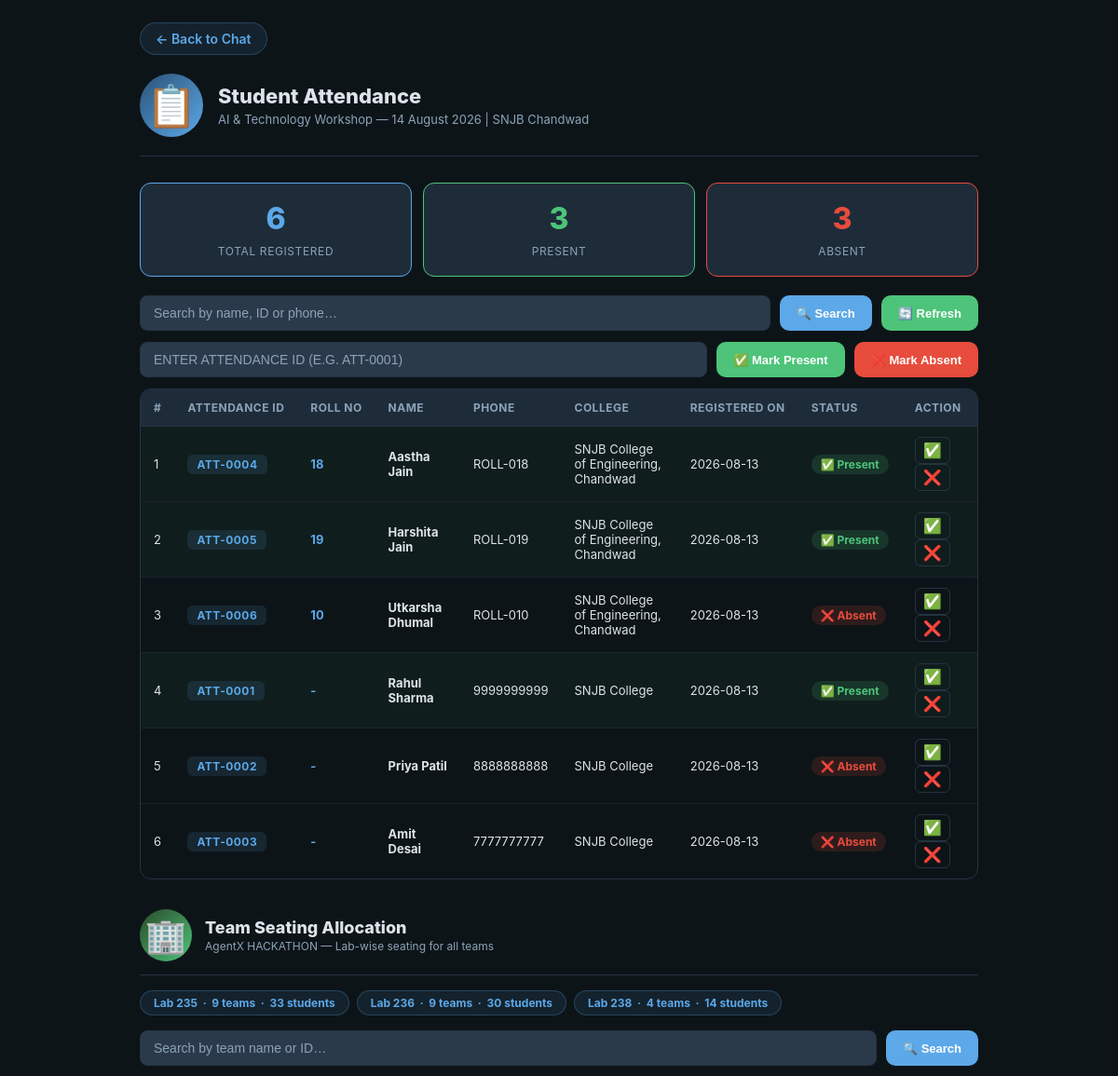
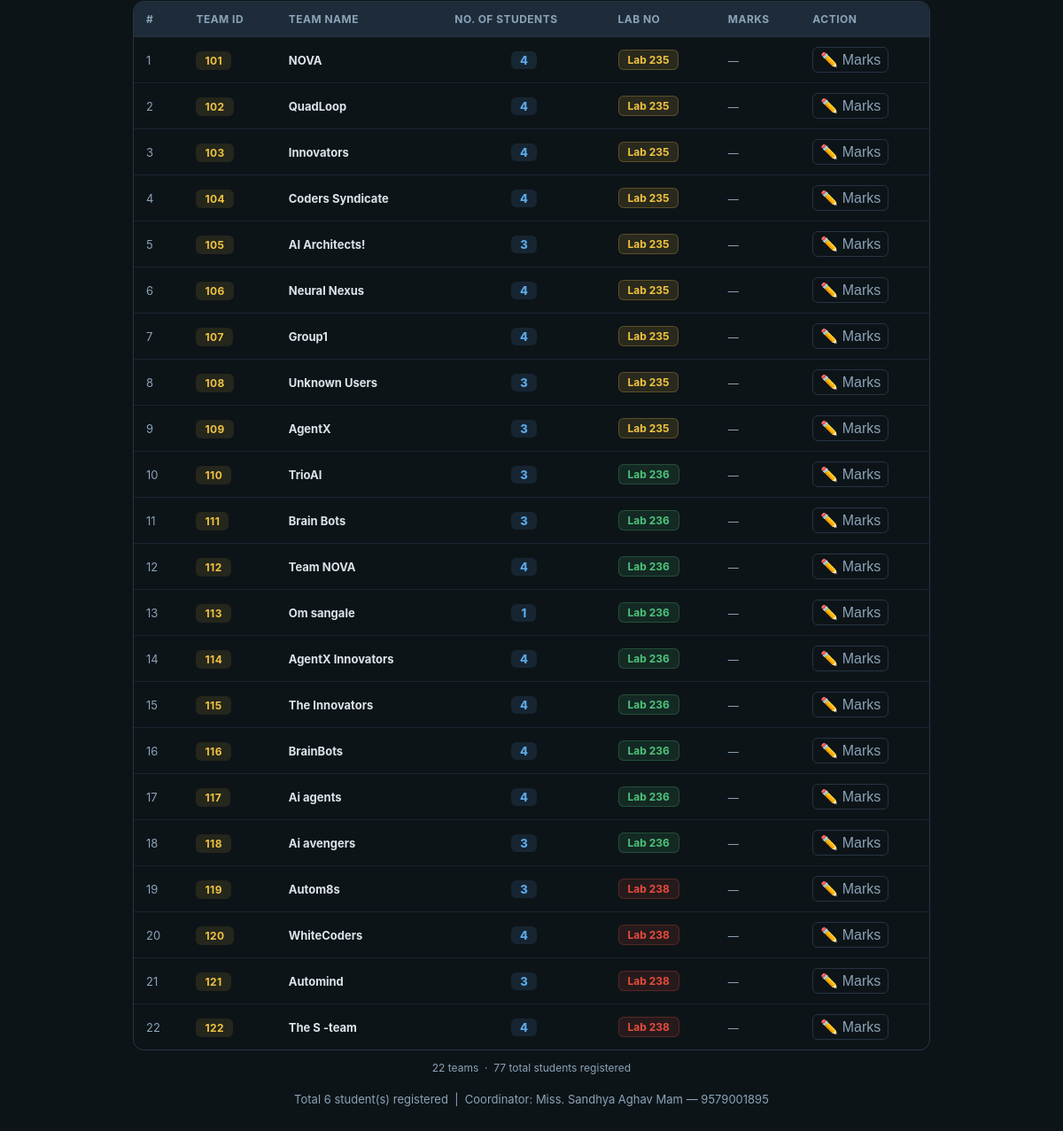
The app's page /attendance with its own data (2 pictures, top to bottom).
### tables this page shows
CREATE TABLE registrations (
            attendance_id   TEXT PRIMARY KEY,
            name            TEXT NOT NULL,
            email           TEXT NOT NULL,
            phone           TEXT NOT NULL,
            college         TEXT NOT NULL,
            present         INTEGER DEFAULT 0,
            registered_at   TEXT NOT NULL
        , roll_no TEXT DEFAULT blank, team_id TEXT DEFAULT '-', team_name TEXT DEFAULT '-', team_type TEXT DEFAULT '-');

### app.py (the view)
@app.route("/attendance")
def page_attendance():
    students = bot.get_all_students()
    total    = len(students)
    present  = sum(1 for s in students if s["present"] == 1)
    teams    = bot.get_teams()
    marks    = bot.get_all_marks()
    return render_template("attendance.html", students=students, total=total,
                           present=present, absent=total-present, teams=teams, marks=marks)

### bot.py (called while the page is built)
def load_data():
    with open(DATA_FILE, "r", encoding="utf-8") as f:
        return json.load(f)

def get_all_students():
    conn = sqlite3.connect(DB_FILE)
    conn.row_factory = sqlite3.Row
    c    = conn.cursor()
    c.execute("SELECT * FROM registrations ORDER BY registered_at DESC")
    rows = [dict(r) for r in c.fetchall()]
    conn.close()
    return rows

def get_all_marks():
    conn = sqlite3.connect(DB_FILE)
    conn.row_factory = sqlite3.Row
    rows = conn.execute("SELECT * FROM team_marks").fetchall()
    conn.close()
    return {r["team_id"]: dict(r) for r in rows}

def get_teams():
    return load_data().get("teams", [])

### templates/attendance.html (shortened to what this page needs)
<!DOCTYPE html>
<html lang="en">
<head>
  <link rel="stylesheet" href="/static/style.css"/>
  <link rel="stylesheet" href="/static/pages.css"/>
</head>
<body class="page-body">
  <div class="page-wrap" style="max-width:900px;">
    <a class="back-btn" href="/">← Back to Chat</a>
    <div class="page-header">
      <span class="page-icon">📋</span>
      <div>
        <h1>Student Attendance</h1>
        <p>AI &amp; Technology Workshop — 14 August 2026 | SNJB Chandwad</p>
      </div>
    </div>
    <div class="att-stats">
      <div class="att-stat-card total">
        <span class="att-stat-num">{{ total }}</span>
        <span class="att-stat-label">Total Registered</span>
      </div>
      <div class="att-stat-card present">
        <span class="att-stat-num">{{ present }}</span>
        <span class="att-stat-label">Present</span>
      </div>
      <div class="att-stat-card absent">
        <span class="att-stat-num">{{ absent }}</span>
        <span class="att-stat-label">Absent</span>
      </div>
    </div>
    <div class="att-search-row">
      <input type="text" id="searchInput" placeholder="Search by name, ID or phone…" />
      <button class="page-btn" id="searchBtn">🔍 Search</button>
      <button class="page-btn" style="background:#4dc47a;" id="refreshBtn" onclick="location.reload()">🔄 Refresh</button>
    </div>
    <div class="att-mark-row">
      <input type="text" id="markId" placeholder="Enter Attendance ID (e.g. ATT-0001)" style="text-transform:uppercase"/>
      <button class="page-btn" style="background:#4dc47a;" onclick="markStudent('present')">✅ Mark Present</button>
      <button class="page-btn" style="background:#e74c3c;" onclick="markStudent('absent')">❌ Mark Absent</button>
    </div>
    <div class="att-table-wrap">
      <table class="att-table" id="studentsTable">
        <thead>
          <tr>
            <th>#</th>
            <th>Attendance ID</th>
            <th>Roll No</th>
            <th>Name</th>
            <th>Phone</th>
            <th>College</th>
            <th>Registered On</th>
            <th>Status</th>
            <th>Action</th>
          </tr>
        </thead>
        <tbody id="tableBody">
          {% for s in students %}
          <tr class="student-row {{ 'row-present' if s.present == 1 else 'row-absent' }}" data-id="{{ s.attendance_id }}" data-name="{{ s.name }}" data-phone="{{ s.phone }}">
            <td>{{ loop.index }}</td>
            <td><span class="att-id-badge">{{ s.attendance_id }}</span></td>
            <td><strong style="color:var(--tg-accent)">{{ s.roll_no if s.roll_no and s.roll_no != 'blank' else '-' }}</strong></td>
            <td><strong>{{ s.name }}</strong></td>
            <td>{{ s.phone }}</td>
            <td>{{ s.college }}</td>
            <td>{{ s.registered_at[:10] }}</td>
            <td>
              <span class="status-badge {{ 'status-present' if s.present == 1 else 'status-absent' }}">
                {{ '✅ Present' if s.present == 1 else '❌ Absent' }}
              </span>
            </td>
            <td>
              <button class="att-action-btn present-btn" onclick="quickMark('{{ s.attendance_id }}', 'present')">✅</button>
              <button class="att-action-btn absent-btn"  onclick="quickMark('{{ s.attendance_id }}', 'absent')">❌</button>
            </td>
          </tr>
          {% else %}
          <tr><td colspan="8" style="text-align:center;padding:32px;color:var(--tg-muted)">No students registered yet.</td></tr>
          {% endfor %}
        </tbody>
      </table>
    </div>
    <div style="margin-top:32px;">
      <div class="att-section-header">
        <span class="att-section-icon">🏢</span>
        <div>
          <h2 style="font-size:18px;font-weight:800;margin:0 0 2px;">Team Seating Allocation</h2>
          <p style="font-size:12px;color:#8ba3b8;margin:0;">AgentX HACKATHON — Lab-wise seating for all teams</p>
        </div>
      </div>
      <div class="att-lab-chips">
        {% set labs = teams | map(attribute='lab_no') | unique | sort | list %}
        {% for lab in labs %}
        {% set lab_teams = teams | selectattr('lab_no', 'equalto', lab) | list %}
        {% set lab_students = lab_teams | map(attribute='num_students') | sum %}
        <span class="att-lab-chip">Lab {{ lab }} &nbsp;·&nbsp; {{ lab_teams | length }} teams &nbsp;·&nbsp; {{ lab_students }} students</span>
        {% endfor %}
      </div>
      <div class="att-search-row" style="margin-bottom:12px;">
        <input type="text" id="teamSearch" placeholder="Search by team name or ID…" />
        <button class="page-btn" onclick="filterTeams()" style="width:auto;margin-top:0;padding:10px 18px;font-size:13px;">🔍 Search</button>
      </div>
      <div class="att-table-wrap">
        <table class="att-table" id="teamsTable">
          <thead>
            <tr>
              <th>#</th>
              <th>Team ID</th>
              <th>Team Name</th>
              <th>No. of Students</th>
              <th>Lab No</th>
              <th>Marks</th>
              <th>Action</th>
            </tr>
          </thead>
          <tbody id="teamsBody">
            {% for t in teams %}
            {% set m = marks.get(t.team_id) %}
            <tr class="team-row" data-name="{{ t.team_name | lower }}" data-id="{{ t.team_id }}">
              <td style="color:#8ba3b8;">{{ loop.index }}</td>
              <td><span class="att-id-badge" style="background:rgba(240,196,64,.1);color:#f0c440;">{{ t.team_id }}</span></td>
              <td><strong>{{ t.team_name }}</strong></td>
              <td style="text-align:center;">
                <span class="att-student-count">{{ t.num_students }}</span>
              </td>
              <td>
                <span class="att-lab-badge att-lab-{{ t.lab_no }}">Lab {{ t.lab_no }}</span>
              </td>
              <td id="marks-{{ t.team_id }}">
                {% if m %}
                  <span class="att-marks-badge">{{ m.marks | int if m.marks == m.marks | int else m.marks }}/100</span>
                  {% if m.remarks %}
                  <div style="font-size:11px;color:#8ba3b8;margin-top:2px;">{{ m.remarks }}</div>
                  {% endif %}
                {% else %}
                  <span style="color:#8ba3b8;font-size:12px;">—</span>
                {% endif %}
              </td>
              <td>
                <button class="att-action-btn marks-btn"
                  onclick="openMarksModal({{ t.team_id }}, '{{ t.team_name }}', {{ m.marks if m else 0 }}, '{{ m.remarks if m else '' }}')">
                  ✏️ Marks
                </button>
              </td>
            </tr>
            {% else %}
            <tr><td colspan="7" style="text-align:center;padding:32px;color:#8ba3b8;">No teams found.</td></tr>
            {% endfor %}
          </tbody>
        </table>
      </div>
      <div style="text-align:center;margin-top:8px;font-size:12px;color:#8ba3b8;">
        {{ teams | length }} teams &nbsp;·&nbsp; {{ teams | map(attribute='num_students') | sum }} total students registered
      </div>
    </div>
    <div style="text-align:center;margin-top:20px;font-size:13px;color:var(--tg-muted)">
      Total {{ total }} student(s) registered &nbsp;|&nbsp; Coordinator: Miss. Sandhya Aghav Mam — 9579001895
    </div>
  </div>
</body>
</html>

### static/style.css (style rules this page uses)
*, *::before, *::after { box-sizing: border-box; margin: 0; padding: 0; }
:root { --tg-bg: #1e2c3a; --tg-sidebar: #162330; --tg-chat-bg: #17212b; --tg-header: #1e2c3a; --tg-input-bg: #2b3a4a; --tg-bot-msg: #182533; --tg-user-msg: #2b5278; --tg-accent: #5ca8e8; --tg-accent2: #3a8fd6; --tg-text: #dde3ea; --tg-muted: #8ba3b8; --tg-border: #253443; --tg-success: #4dc47a; --tg-gold: #f0c040; --tg-silver: #b0bec5; --tg-bronze: #cd7f32; --radius: 12px; --radius-sm: 8px; --shadow: 0 8px 32px rgba(0,0,0,.45); }
html, body { height: 100%; font-family: -apple-system, "Segoe UI", system-ui, sans-serif; background: #0d1418; color: var(--tg-text); overflow: hidden; }

### records on screen
registrations: attendance_id "ATT-0004", roll_no "18", name "Aastha Jain", phone "ROLL-018", college "SNJB College of Engineering, Chandwad", registered_at "2026-08-13", present "✅ Present"
registrations: attendance_id "ATT-0005", roll_no "19", name "Harshita Jain", phone "ROLL-019", college "SNJB College of Engineering, Chandwad", registered_at "2026-08-13", present "✅ Present"
registrations: attendance_id "ATT-0006", roll_no "10", name "Utkarsha Dhumal", phone "ROLL-010", college "SNJB College of Engineering, Chandwad", registered_at "2026-08-13", present "❌ Absent"
registrations: attendance_id "ATT-0001", roll_no "-", name "Rahul Sharma", phone "9999999999", college "SNJB College", registered_at "2026-08-13", present "✅ Present"
registrations: attendance_id "ATT-0002", roll_no "-", name "Priya Patil", phone "8888888888", college "SNJB College", registered_at "2026-08-13", present "❌ Absent"
registrations: attendance_id "ATT-0003", roll_no "-", name "Amit Desai", phone "7777777777", college "SNJB College", registered_at "2026-08-13", present "❌ Absent"

### other values on screen
{{ total }} "6"
{{ present }} "3"
{{ absent }} "3"
{{ lab }} "235" "236" "238"
{{ lab_teams | length }} "9" "9" "4"
{{ lab_students }} "33" "30" "14"
{{ t.team_id }} "101" "102" "103" "104" "105" "106" "107" "108" "109" "110" "111" "112" "113" "114" "115" "116" "117" "118" "119" "120" "121" "122"
{{ t.team_name }} "NOVA" "QuadLoop" "Innovators" "Coders Syndicate" "AI Architects!" "Neural Nexus" "Group1" "Unknown Users" "AgentX" "TrioAI" "Brain Bots" "Team NOVA" "Om sangale" "AgentX Innovators" "The Innovators" "BrainBots" "Ai agents" "Ai avengers" "Autom8s" "WhiteCoders" "Automind" "The S -team"
{{ t.num_students }} "4" "4" "4" "4" "3" "4" "4" "3" "3" "3" "3" "4" "1" "4" "4" "4" "4" "3" "3" "4" "3" "4"
{{ t.lab_no }} "235" "235" "235" "235" "235" "235" "235" "235" "235" "236" "236" "236" "236" "236" "236" "236" "236" "236" "238" "238" "238" "238"
{{ teams | length }} "22"
{{ teams | map(attribute='num_students') | sum }} "77"
